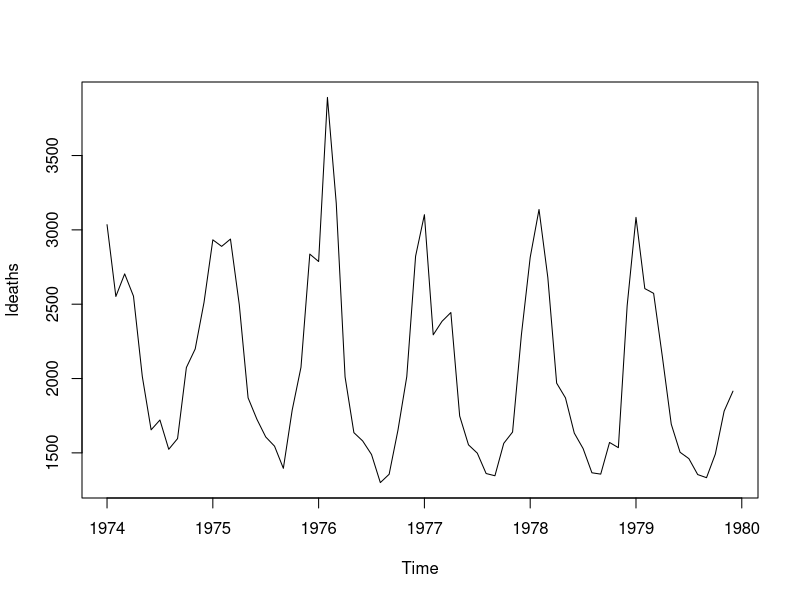
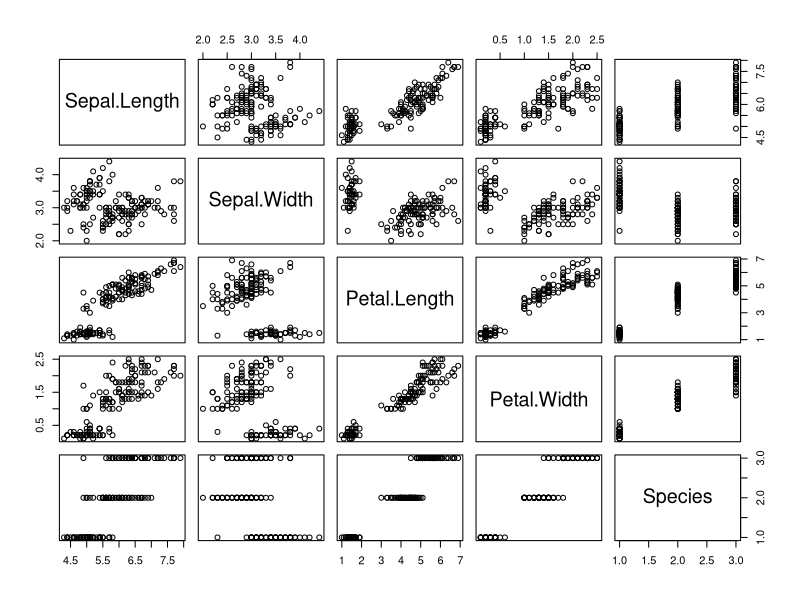
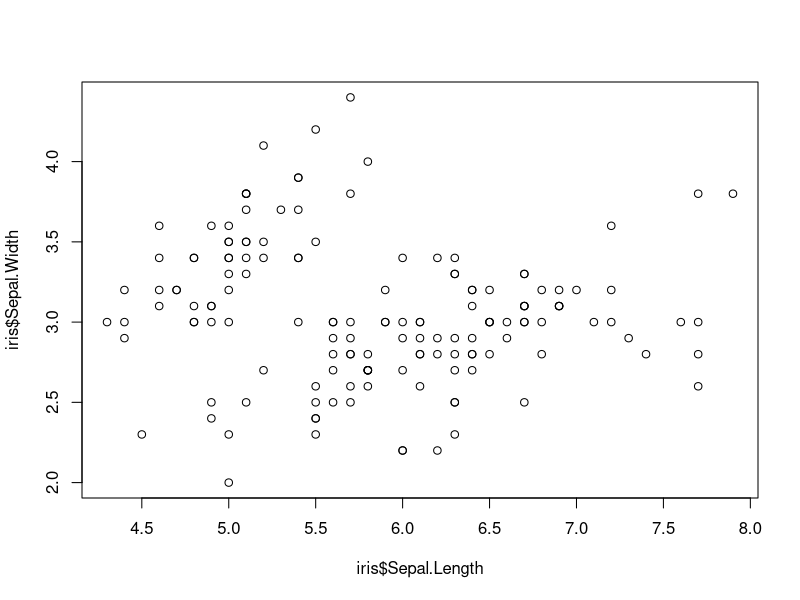
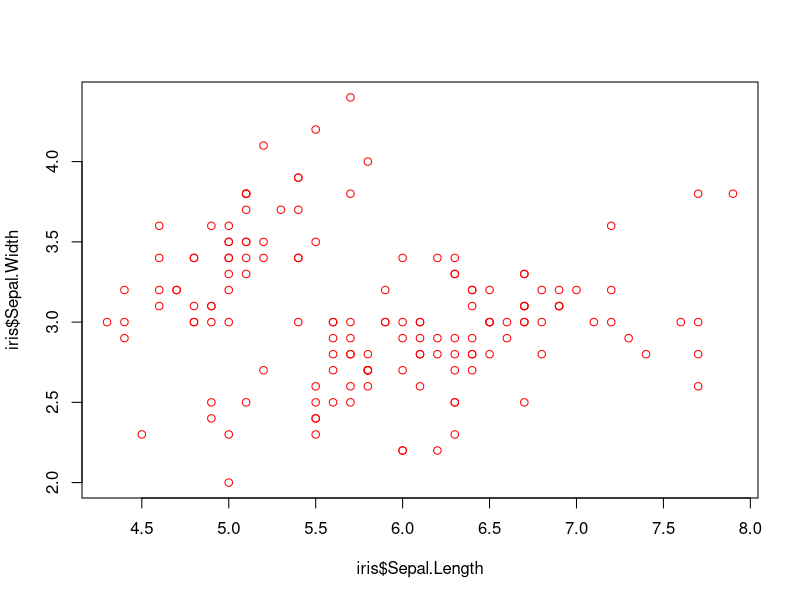
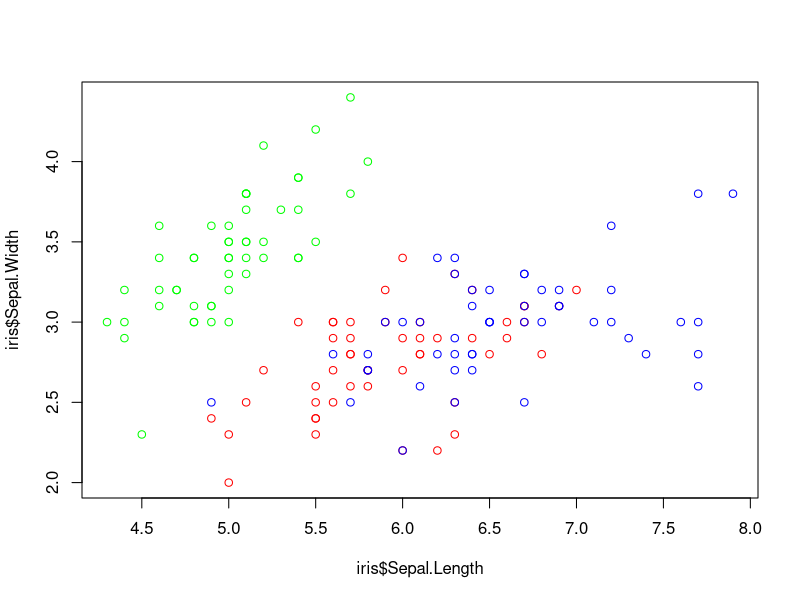
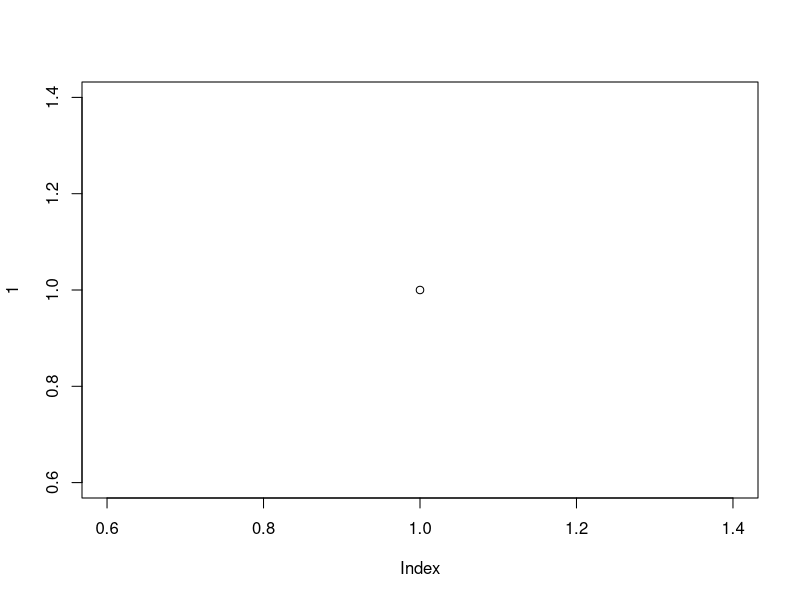

The R script that drew these images, in order:
## ---- chunk 1
knitr::opts_chunk$set(echo = TRUE)
## ---- chunk 2
#open a new window
#windows() #on a pc
quartz() #on a mac

#current device
dev.cur()

## ---- chunk 3
#start pdf device
pdf("mycoolplot.pdf") # you can specify many other parameters here, e.g. size, dpi, etc

# make a random plot
plot(1)

#list of devices
dev.list()
dev.cur()
## ---- chunk 4
#select a device
dev.set(3)

#end a device or close a file
dev.off()
dev.cur()

dev.off()
dev.cur()
## ---- chunk 5
plot(ldeaths)
## ---- chunk 6
head(iris)
plot(iris)
## ---- chunk 7
plot(x=iris$Sepal.Length,
     y=iris$Sepal.Width)
## ---- chunk 8
plot(x=iris$Sepal.Length,
     y=iris$Sepal.Width,
     col='red') # pass a single value to color *all* points the same way
## ---- chunk 9
species_colors = iris$Species # make a copy of the Species column
levels(species_colors) # examine the number of levels
levels(species_colors) = c("green","red","blue") # set color names as levels
species_colors = as.character(species_colors) # convert factor to character vector
species_colors # check

plot(x=iris$Sepal.Length,
     y=iris$Sepal.Width,
     col=species_colors) # pass a vector of colors to set the color of each point individually
